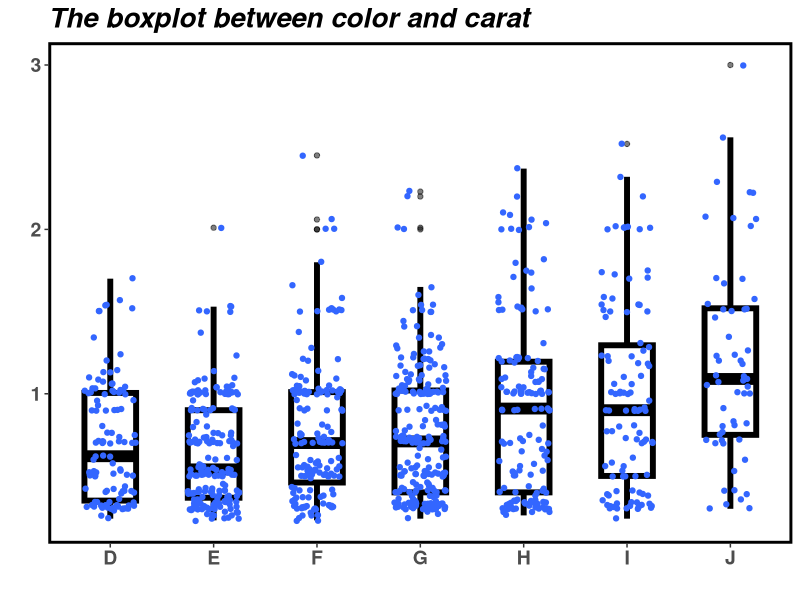
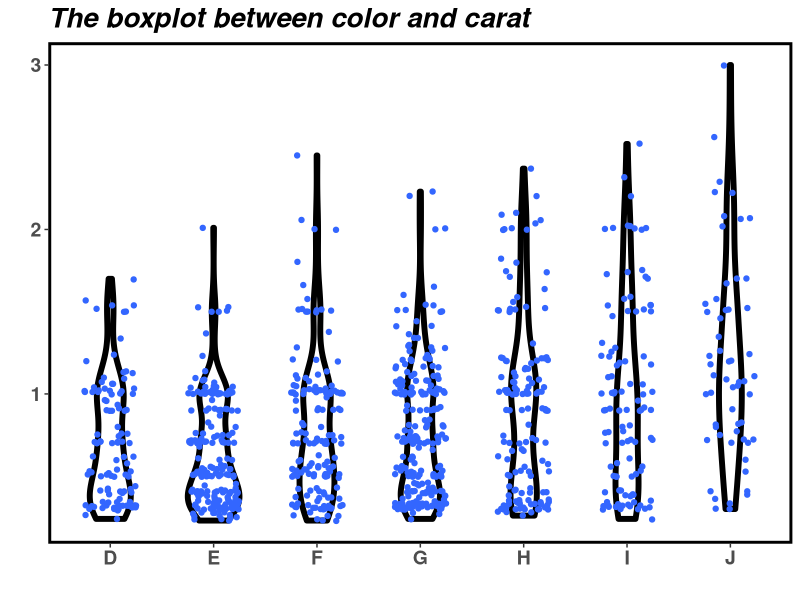
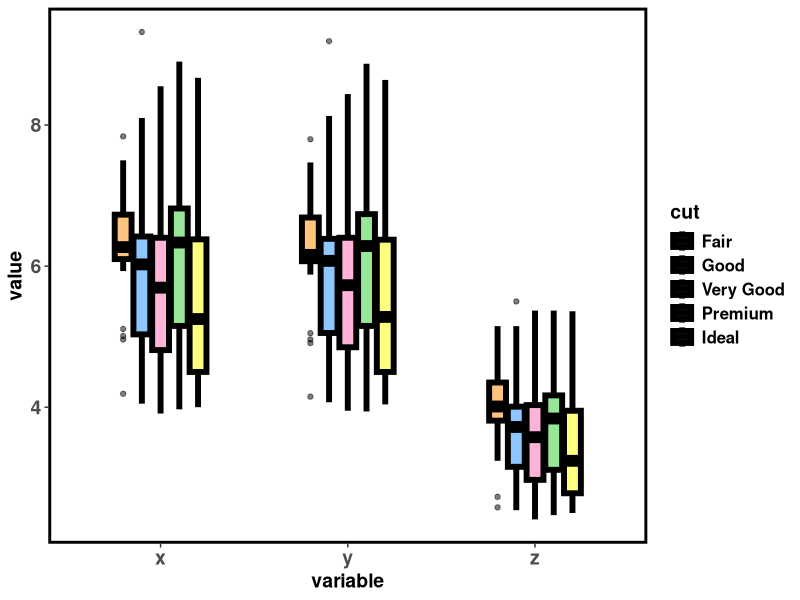

Generate these figures, in order, with R:
## ---- chunk 1
require(ggplot2)
require(reshape2)
## ---- chunk 2

JV.theme<-   theme(plot.title = element_text(color="black", size=20, face="bold.italic"),
                   axis.title.x = element_text( face="bold",size=14),
                   axis.title.y = element_text(color="black", size=14, face="bold"),
                   legend.title =element_text(face = "bold", size = 14, color = "black"),
                   legend.text = element_text(face = "bold", size = 12),
                   axis.text.x = element_text(face="bold",size=14),
                   axis.text.y = element_text(face="bold", size=14),
                   panel.background = element_rect(fill = "white"),
                   panel.border = element_rect(fill = "NA", colour = "black", size = 2)
                   )
## ---- chunk 3
tropical=  c('darkorange', 'dodgerblue', 'hotpink', 'limegreen', 'yellow')
palette(tropical)
par(pch=19)
## ---- chunk 4
data(diamonds)
set.seed(42)
small <- diamonds[sample(nrow(diamonds), 1000), ]
head(small)
## ---- chunk 5
bp <- ggplot(small,aes(color,carat))  + geom_boxplot(colour = "black",alpha=0.5,size = 2,width = 0.5)
bp <- bp + geom_jitter(width = 0.25,colour = "#3366FF")
bp <- bp + labs(x = "",y = "",title="The boxplot between color and carat") 

bp + JV.theme
## ---- chunk 6
bp <- ggplot(small,aes(color,carat))  + geom_violin(colour = "black",alpha=0.5,size = 2,width = 0.5)
bp <- bp + geom_jitter(width = 0.25,colour = "#3366FF")
bp <- bp + labs(x = "",y = "",title="The boxplot between color and carat") 

bp + JV.theme
## ---- chunk 7
eg<- small[,c(2,8:10)]
eg.m<- melt(eg)
head(eg.m)
bp <- ggplot(eg.m,aes(x=variable,y=value,fill=cut))  + geom_boxplot(colour = "black",alpha=0.5,size = 2,width = 0.5)

bp + scale_fill_manual(values = tropical) +JV.theme
